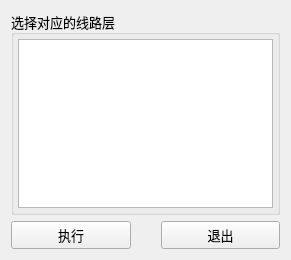
<?xml version="1.0" encoding="UTF-8"?>
<ui version="4.0">
 <class>Form</class>
 <widget class="QWidget" name="Form">
  <property name="geometry">
   <rect>
    <x>0</x>
    <y>0</y>
    <width>291</width>
    <height>260</height>
   </rect>
  </property>
  <property name="font">
   <font>
    <family>微软雅黑</family>
    <pointsize>10</pointsize>
   </font>
  </property>
  <property name="windowTitle">
   <string>添加覆盖膜排气孔</string>
  </property>
  <layout class="QVBoxLayout" name="verticalLayout_2">
   <item>
    <widget class="QGroupBox" name="groupBox">
     <property name="title">
      <string>选择对应的线路层</string>
     </property>
     <layout class="QVBoxLayout" name="verticalLayout">
      <property name="leftMargin">
       <number>4</number>
      </property>
      <property name="topMargin">
       <number>4</number>
      </property>
      <property name="rightMargin">
       <number>4</number>
      </property>
      <property name="bottomMargin">
       <number>4</number>
      </property>
      <item>
       <widget class="QTableWidget" name="tableWidget">
        <property name="font">
         <font>
          <family>微软雅黑</family>
          <pointsize>9</pointsize>
         </font>
        </property>
       </widget>
      </item>
     </layout>
    </widget>
   </item>
   <item>
    <layout class="QHBoxLayout" name="horizontalLayout">
     <property name="spacing">
      <number>30</number>
     </property>
     <item>
      <widget class="QPushButton" name="pushButton_exec">
       <property name="cursor">
        <cursorShape>PointingHandCursor</cursorShape>
       </property>
       <property name="text">
        <string>执行</string>
       </property>
      </widget>
     </item>
     <item>
      <widget class="QPushButton" name="pushButton_exit">
       <property name="cursor">
        <cursorShape>PointingHandCursor</cursorShape>
       </property>
       <property name="text">
        <string>退出</string>
       </property>
      </widget>
     </item>
    </layout>
   </item>
  </layout>
 </widget>
 <resources/>
 <connections/>
</ui>
